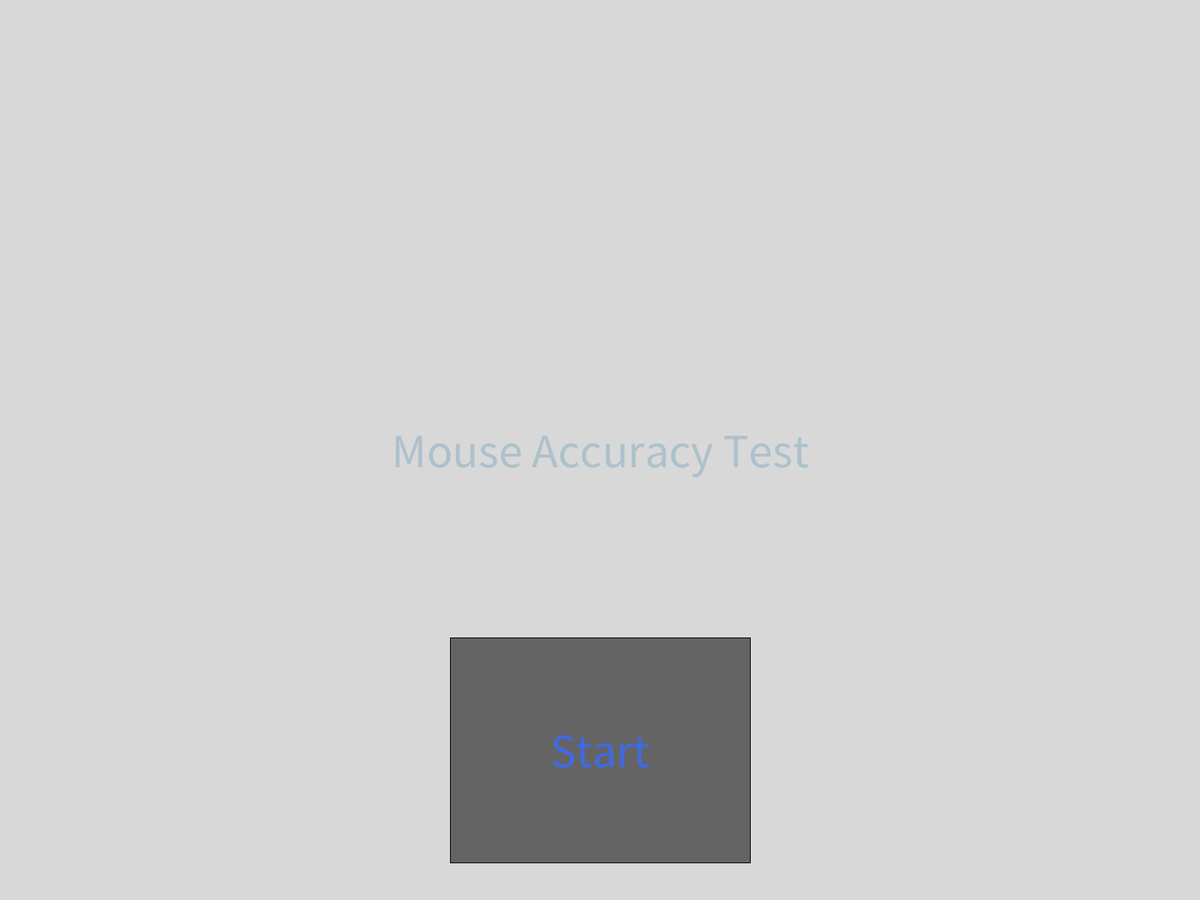
Frame 1 (no input)
Frame 60 (the mouse pressed at the canvas centre just before this capture): identical to frame 1, image omitted
Frame 120 (the mouse held since frame 60 and released just before this capture): identical to frame 1, image omitted

The Processing sketch that drew this single still picture (run headless with seeded random() and noise(); from frame 60 on, the mouse is pressed at the canvas centre):

// Processing sketch: FinalProject
// ── FinalProject.pde
class Circle
{
 int radius, x, y, maxRadius = 200;
 boolean notGrowing;

//checks the x and y values of the circle, if the circle is touching a screen border it is relocated
 public void wallDetection()
   {
   //runs the while loop if any coordinates are within the screen boundaries
     while(x < maxRadius/2 || y + maxRadius/2 > height || x + maxRadius/2 > width || y < maxRadius/2)
    {
      if(x + maxRadius/2 > width || x < maxRadius/2)
      {
        x = (int)(Math.random() * width);
      }
        
      if(y + maxRadius/2 > height || y < maxRadius/2)
      {
        y = (int) (Math.random() * height);
        
      }
      
    }
   }

 Circle(int r)
  {
    radius = r;
    x = 0;
    y = 0;
    this.notGrowing = false;
  }
  
  Circle(int xPos, int yPos, int r)
  {
    radius = r;
    x = xPos;
    y = yPos;
    this.notGrowing = false;
  }  
   
  public boolean maxRadius(int r)
  {
    return (r >= maxRadius);
  }
  
  public boolean minRadius(int r)
  {
    return (r <= 0);    
  }
  
  void show()
  {
    ellipse(x,y,radius, radius);
  }
  
  void grow()
  {
    radius += 1;
  }
  
  void shrink()
  {
    radius -= 1;
  }
  
  //getters and setters
  
  public int getRadius()
  {
    return radius;
  }
  
  public void setRadius(int r)
  {
    radius = r;
  }
  
  public int getMaxRadius()
  {
    return maxRadius;
  }
    public int getX()
  {
    return x;
  }
  
  public int getY()
  {
    return y;
  }
  
  public void setX(int n)
  {
    x = n;
  }
  
  public void setY(int n)
  {
    y = n;
  }
  
  public void setNotGrowing(boolean b)
  {
    this.notGrowing = b;
  }
 
  public boolean getNotGrowing()
  {
    return this.notGrowing;
  }
  
}

// ── MainMain.pde
/*
Ethan Hower & Troy Cope
P-2
5/28/19
This is our own work, ERH, TC
Our project is a mouse reaction time tester. The project will show the users a series of circles, and the user will have to click on 
the circles with their mouse. The circles will appear faster over time. If the user hits the circles, they will get points. If the user 
misses or if the circles disappear, the users will lose points and accuracy. After one minute, the results of the user’s test will be 
displayed for them. The point of the accuracy tester is to allow the user to improve their overall speed and accuracy while using a 
mouse. Mouse accuracy is extremely important in a variety of games, so we are truly helping the gamers of the world. Our project will 
help the user to improve their gaming, in RTS, MOBA, and FPS games.
*/
color col = color(216);
int state;
double circleClicks, totalClicks, totalCircles;
int tempX, tempY, limiter, radiusT, buttonW, buttonH, buttonOffX, buttonOffY, counter, circleCounter, removalIndex;
ArrayList<Circle> currentBubbles = new ArrayList<Circle>();

void settings()
{
    fullScreen(); 
}
void setup() {  // setup() runs once
  frameRate(60);
  counter = 0;
  //rendering images, needs to be 1 more than boxes loop, factors in the menu itself
  state = 0;
  tempX = width/2;
  tempY = height/2;
  radiusT = 0;
  buttonW = width/4;
  buttonH = height/4;
  buttonOffX = (tempX-buttonW)/2;
  buttonOffY = (tempY-buttonH)/2;
  ellipseMode(CENTER);
  
  for(int i = 0; i < 1; i++)
  {
    //int r, int xPos, int yPos
    //creates a new circle, then counts the circle towards the total
    currentBubbles.add(new Circle(0));
    totalCircles++;
  }
  for(Circle c: currentBubbles)
  {
    //makes sure no circles are touching the outer edge
   c.wallDetection();
  }
}

//height width are keywords, mouseX, mouseY
void draw() 
{  // draw() loops forever, until stopped
  counter++;
  background(col);

  if(state == 2)
  {
     fill(0, 102, 153, 51);
     //Shows the amount of circles hit in comparison to the total amount of on-screen circles
     text("Circles Hit: " + circleClicks + "/" + (totalCircles - 1) + " (HITS/TARGETS)", 0, 0, width, height/3);
     //Shows the amount of circles the user clicked in comparison to how many on-screen circles there were
     text("Accuracy: " + circleClicks + "/" + (totalClicks - 1) + " (HITS/CLICKS)", 0, height/3, width, height/3);
     //Calculates user efficiency by taking the average of the above two calculations
     text("Efficiency: " + (int)((((circleClicks/totalCircles) + (circleClicks/totalClicks))/2.0) * 100) + "% (Average of Above Statistics)", 0, height - (height/3), width, height/3);
     
  }
  
  //loops as long as the timer is still running and the game is at the proper stage
  if(state == 1 && counter <= 2000)
  {
    if(counter % 35 == 0)
    {
      //a new circle is added based on the amount of frames (with counter % 35, a new circle is added around every half-second)
      currentBubbles.add(new Circle(0));
      //certifies that the new circle is not touching the edge of the screen, keeps track of total circles
      currentBubbles.get(currentBubbles.size()-1).wallDetection();
      totalCircles++;
    }
    circleCounter = 0;
    removalIndex = -1;
    for(Circle c: currentBubbles)
    {
      //displays each circle on the screen
      c.show();
      //sets the local radius variable equal to the radius of circle c
      radiusT = c.getRadius();
      
      //increases the size of the circle as long as it has not yet hit the max size
      if(!c.maxRadius(radiusT) && !c.getNotGrowing())
      {
        c.grow();
      }
      //prevents the circle from repeatedly growing
       else
         c.setNotGrowing(true);
       
      //decreases the size of the circle until it is nonexistant
      if(c.getNotGrowing() && !c.minRadius(radiusT))
      {
        c.shrink();
      }
      //removes the circle from the arraylist of circles
      if(c.getNotGrowing() && c.minRadius(radiusT))
      {
        removalIndex = circleCounter;
      }
      circleCounter++;
    }
    if(removalIndex > -1)
       currentBubbles.remove(removalIndex);
    
    //moves the game into its third state when the timer runs out
    if(counter == 2000)
      state = 2;
  }
  
  

  
  if(state == 0)
  {
  
  //size of text 
  noFill();
  rectMode(CORNER);  // Set rectMode to CORNER
  fill(100);  // Set fill to gray
  //-buttonOffY
  //-buttonOffX
  rect(tempX-buttonOffX, tempY-buttonOffY+height/3, buttonW, buttonH);  // Draw gray rect using CORNER mode    
  
  textSize(64);
  textAlign(CENTER, CENTER);
  fill(0, 102, 153, 51);
  //String, X,Y 
  //text(s, 10, 10, 70, 80);
  text("Mouse Accuracy Test", 0, 0, width, height);
  
  //changes fill to dark blue in order to make start text readable
  fill(65, 105, 225);
  text("Start", tempX-buttonOffX, tempY-buttonOffY+ height/3, buttonW, buttonH);
  
  fill(0, 102, 153, 51);
  //color to fill it with
  //can use Hex or the Visual value components
//ebic circle working
//stroke(255);
//ellipse(tempX, tempY, radiusT, radiusT);
  }
}

//does an action when the mouse is pressed
void mousePressed() 
{
  //checks to see if the user clicks the start button
  if(state == 0)
  {
    if (mouseX < tempX-buttonOffX + buttonW && mouseX > tempX-buttonOffX)
    {
      if (mouseY < tempY-buttonOffY + height/3 + buttonH && mouseY > tempY-buttonOffY + height/3)
        state = 1;
    }
  }
  
  //allows the user to click circles during state 1
  if(state == 1)
  {
    double closeDist = 1400;
    int index = 0;
    for(Circle c: currentBubbles)
    {
      //Checks if the user's mouse is within the boundaries of the circle
      if(dist(mouseX, mouseY, c.getX(), c.getY()) < closeDist && dist(mouseX, mouseY, c.getX(), c.getY()) < c.getRadius()/2)
      {
        //finds the circle index with the closest distance to the user mouse (in case the user clicks two overlapping circles)
        closeDist = dist(mouseX, mouseY, c.getX(), c.getY());
        index = currentBubbles.indexOf(c);
      }
    }
    
    if(closeDist == 1400)
      totalClicks++;//counts the user's click despite them missing
    else
      {
        circleClicks++;
        totalClicks++;
        currentBubbles.remove(index);//removes the circle that the user pressed from the arraylist
      }
  }
}

//kicks out of the program
boolean escapePressed() 
{
  if (keyCode == ESC) 
  {
    return true;
  } 
  return false;
}

// ── TempMain.pde
/*color colour = color(216);
int state;
int tempX = 100, tempY = 100, limiter, radiusT = 100;
Circle c = new Circle(radiusT, tempX, tempY);
Circle c2 = new Circle(radiusT, tempX, tempY);
boolean grew = false;

public void settings()
{
  fullScreen();
}
void setup()
{
  frameRate(60);
  
}

void draw()
{
  background(colour);

  c.wallDetection();
  c2.wallDetection();
  c.show();
  c2.show();
  radiusT = c.getRadius();
  System.out.println(circleCollision(c, c2));
  
  if(!c.maxRadius(radiusT) && !grew)
  {
    c.grow();
    c2.grow();
  }
   else
     grew = true;
     
  if(grew && !c.minRadius(radiusT))
  {
    c.shrink();
    c2.shrink();
  }

  
  
}

boolean escapePressed()
{
  return (keyCode == ESC);
}

boolean circleCollision(Circle c1, Circle c2)
  {
      return (dist(c1.getX(), c1.getY(), c2.getX(), c2.getY()) < c1.getMaxRadius()); 
  }*/
